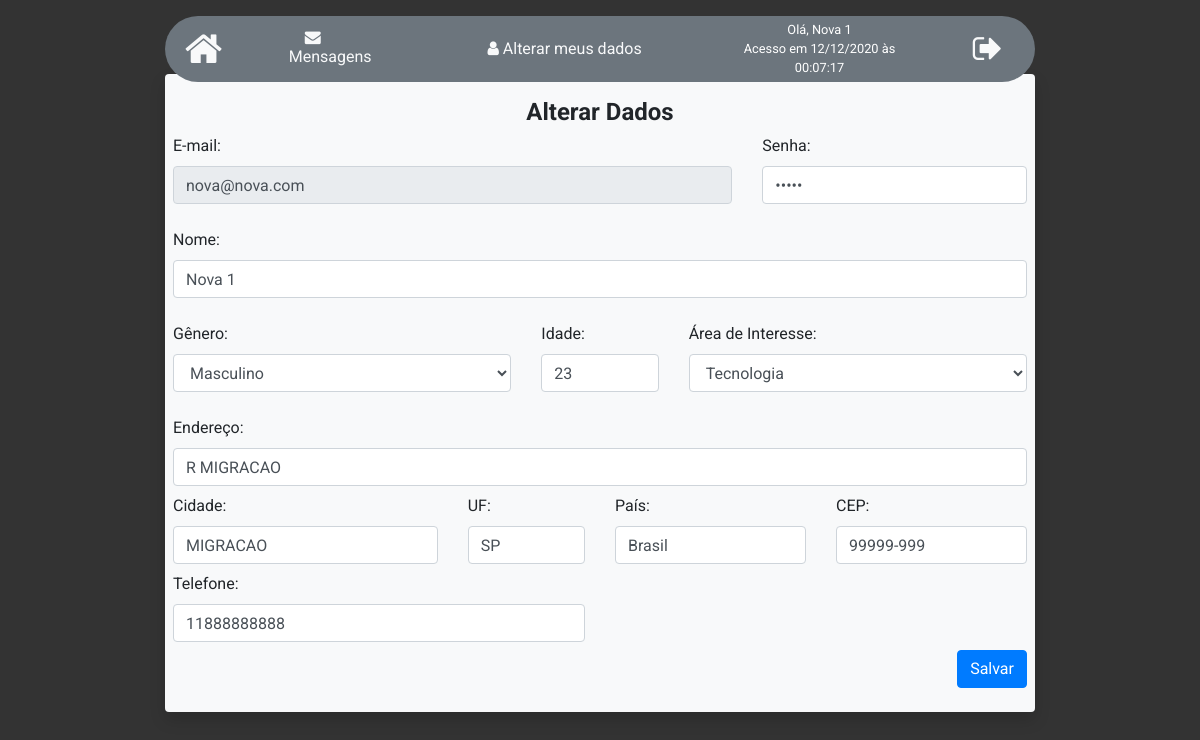
The app's page /index.php?user=candidates&screen=myPerfil (signed in), older data.
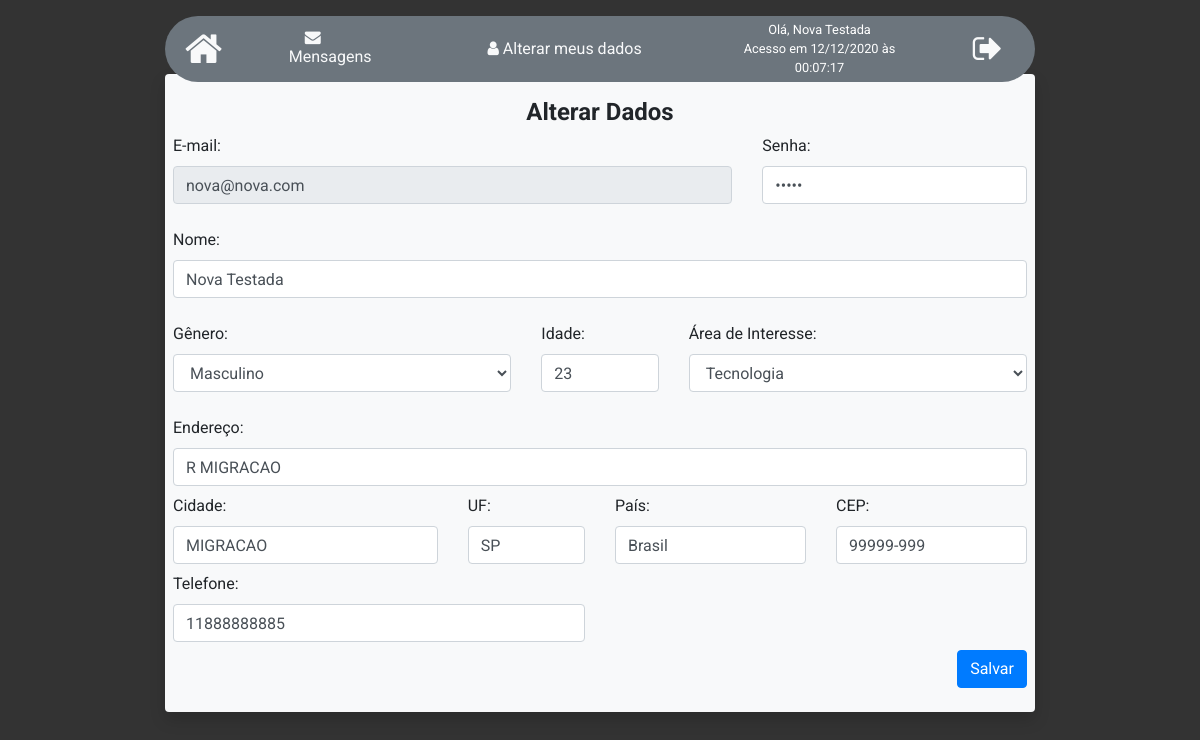
The same page, newer data.
### tables this page shows
CREATE TABLE IF NOT EXISTS `candidates` (
  `idCandidates` int(11) NOT NULL AUTO_INCREMENT,
  `name` varchar(65) NOT NULL,
  `email` varchar(45) NOT NULL,
  `password` varchar(20) NOT NULL,
  `phone` varchar(15) NOT NULL,
  `city` varchar(45) NOT NULL,
  `uf` varchar(2) NOT NULL,
  `country` varchar(45) NOT NULL,
  `address` varchar(45) NOT NULL,
  `postalCode` varchar(45) NOT NULL,
  `age` int(11) NOT NULL,
  `genre` varchar(1) NOT NULL,
  `interest` varchar(45) NOT NULL,
  `permission` varchar(45) NOT NULL DEFAULT 'candidate',
  PRIMARY KEY (`idCandidates`),
  UNIQUE KEY `idcompany_UNIQUE` (`idCandidates`),
  UNIQUE KEY `email_UNIQUE` (`email`)
);

### GetData.php (called while the page is built, shortened)
<?php
function listData($vConn, $table){
    $sqlData = "Select * from $table";
    $rsData = mysqli_query($vConn, $sqlData) or die(mysqli_error($vConn));
    return $rsData;
}
function getCandidateById($vConn, $id){
    $sqlData = "Select * from candidates where idCandidates like '$id'";
    $rsData = mysqli_query($vConn, $sqlData) or die(mysqli_error($vConn));
    return $rsData;
}
?>

### pages/MyPerfil.php (the view, shortened to what the changed rows need)
<?php
    include 'components/NavBar.php';
    include 'GetData.php';
    $id = $_SESSION['id'];
    if ($user === 'candidates') {
        $rsCategories = listData($vConn, 'categories');
        $rsCandidateById = getCandidateById($vConn, $id);
        $tblCandidateById = mysqli_fetch_array($rsCandidateById);
?>
<div class="container-fluid">
    <div class="row justify-content-md-center rounded bg-light shadow p-2">
        <form action="UpdateData.php" method="post">
            <h4 class="text-center font-weight-bold mt-3">Alterar Dados</h4>
            <div class="row mb-2">
                <div class="col-lg-8 form-group">
                    <label>E-mail:</label>
                    <input type="text" name="data[2]" class="form-control" value="<?=$tblCandidateById[2]?>" readonly="true">
                </div>
                <div class="col-lg-4 form-group">
                    <label>Senha:</label>
                    <input type="password" name="data[3]" class="form-control" value="<?=$tblCandidateById[3]?>">
                </div>
            </div>
            <div class="row mb-2">
                <div class="col-12 form-group">
                    <label>Nome: </label>
                    <input type="text" name="data[1]" class="form-control" maxlength="150" value="<?=$tblCandidateById[1]?>">
                </div>
            </div>
            <div class="row mb-2">
                <div class="col-lg-5 form-group">
                    <label>Gênero: </label>
                    <select name="data[11]" class="form-control" value="<?=$tblCandidateById[11]?>">
                        <option value="M">Masculino</option>
                    </select>
                </div>
                <div class="col-lg-2 form-group">
                    <label>Idade: </label>
                    <input type="text" name="data[10]" class="form-control" maxlength="3" value="<?=$tblCandidateById[10]?>">
                </div>
                <div class="col-lg-5">
                    <label>Área de Interesse: </label>
                    <select class="form-control" name="data[12]" value="<?=$tblCandidateById[12]?>">
                        <?php
                            while($tblCategories = mysqli_fetch_array($rsCategories)){
                        ?>
                            <option value="<?=$tblCategories[0]?>"><?=$tblCategories[1]?></option>
                        <?php
                            }
                        ?>
                    </select>
                </div>
            </div>
            <div class="row mb-2">
                <div class="col-12">
                    <label>Endereço: </label>
                    <input type="text" name="data[8]" class="form-control" maxlength="80" value="<?=$tblCandidateById[8]?>">
                </div>
            </div>
            <div class="row mb-2">
                <div class="col-lg-4">
                    <label>Cidade: </label>
                    <input type="text" name="data[5]" class="form-control" maxlength="30" value="<?=$tblCandidateById[5]?>">
                </div>
                <div class="col-lg-2">
                    <label>UF: </label>
                    <input type="text" name="data[6]" class="form-control" maxlength="2" value="<?=$tblCandidateById[6]?>">
                </div>
                <div class="col-lg-3">
                    <label>País: </label>
                    <input type="text" name="data[7]" class="form-control" maxlength="30" value="<?=$tblCandidateById[7]?>">
                </div>
                <div class="col-lg-3">
                    <label>CEP: </label>
                    <input type="text" name="data[9]" class="form-control" maxlength="9" value="<?=$tblCandidateById[9]?>">
                </div>
            </div>
            <div class="row mb-2">
                <div class="col-lg-6">
                    <label>Telefone: </label>
                    <input type="text" name="data[4]" class="form-control" maxlength="15" value="<?=$tblCandidateById[4]?>">
                </div>
            </div>
            <div class="form-group">
                <button type="submit" class="btn btn-primary float-right">Salvar</button>
            </div>
        </form>
    </div>
</div>
<?php
    }
?>

### components/NavBar.php
<nav class="navbar navbar-expand-lg rounded-pill bg-secondary p-1 mb-n2">
    <div class="collapse navbar-collapse justify-content-between">
        <div class="nav navbar-brand col-lg-1">
            <a href="?user=<?=$user?>&screen=panel" class="text-light">
                <font class="m-3">
                    <i class="fa fa-home fa-2x Icones"></i>
                </font>
            </a>
        </div>
        <div class="navbar-nav col-lg-2 justify-content-md-center">
            <a href="?user=<?=$user?>&screen=inbox" class="text-light">
                <font class="m-3">
                <i class="fa fa-envelope fa-md"></i>
                    Mensagens
                </font>
            </a>
        </div>
        <div class="navbar-nav col-lg-3 justify-content-md-center">
            <a href="?user=<?=$user?>&screen=myPerfil" class="text-light">
                <font class="m-3">
                <i class="fa fa-user fa-md"></i>
                    Alterar meus dados
                </font>
            </a>
        </div>
        <div class="col-lg-3 justify-content-md-center text-white text-center">
            <font class="small">
            Olá, <?=$_SESSION['name'];?>
            <br>
            <?=$_SESSION['loginTime'];?>
            </font>
        </div>
        <div class="navbar-nav col-lg-1 justify-content-md-center">
            <a href="Logout.php" class="text-light">
                <font class="m-2">
                    <i class="fa fa-sign-out fa-2x"></i>
                </font>
            </a>
        </div>
    </div>
</nav>

Row changes from the older to the newer data that the page shows:
changed candidates "nova@nova.com": name "Nova 1" → "Nova Testada"; phone "11888888888" → "11888888885"
Text that changed along with them:
$_SESSION['name']: "Nova 1" → "Nova Testada"
